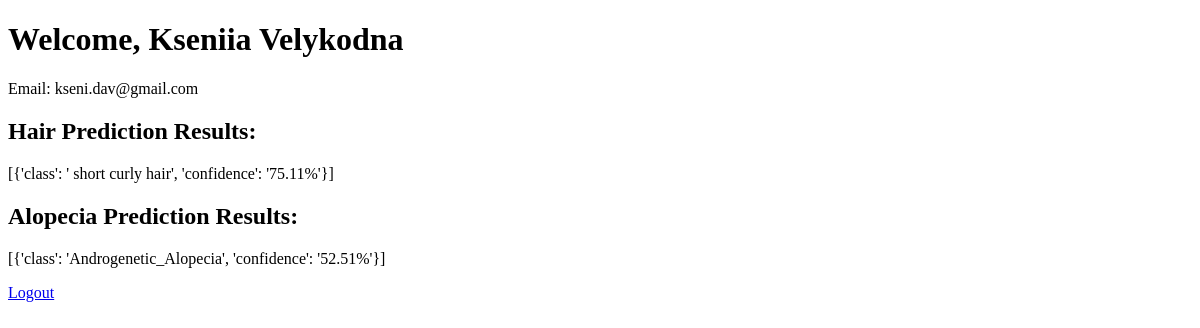
Page /account_page (signed in) on the earlier database version.
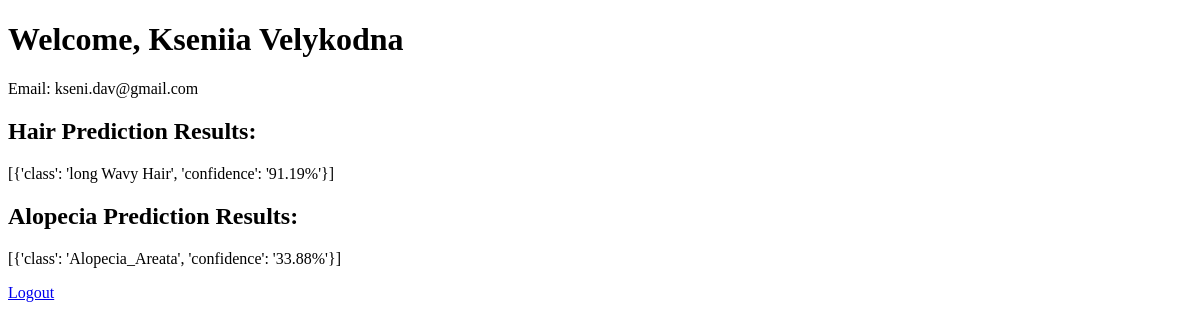
Same page on the later database version.
### app.py (models this page shows, shortened)
class User(db.Model):
    id = db.Column(db.Integer, primary_key=True)
    name = db.Column(db.String(100), nullable=False)
    email = db.Column(db.String(120), unique=True, nullable=False)
    password = db.Column(db.String(200), nullable=False)
    hair_type = db.Column(db.String(500), nullable=True, default=None)
    alopecia_type = db.Column(db.String(500), nullable=True, default=None)

### app.py (the view)
@app.route('/account_page')
def profile():
    if 'user_id' not in session:
        return "Unauthorized", 401  # Если нет пользователя в сессии
    user = User.query.get(session['user_id'])
    if not user:
        return "User not found", 404
    return render_template('account_page.html', user=user)

### templates/account_page.html (shortened to what this page needs)
<!DOCTYPE html>
<html lang="en">
  <head>
  </head>
  <body>
    <h1>Welcome, {{ user.name }}</h1>
    <p>Email: {{ user.email }}</p>
    {% if user.hair_type %}
    <h2>Hair Prediction Results:</h2>
    <p>{{ user.hair_type }}</p>
    {% else %}
    <p>No predictions available yet.</p>
    {% endif %} {% if user.alopecia_type %}
    <h2>Alopecia Prediction Results:</h2>
    <p>{{ user.alopecia_type }}</p>
    {% else %}
    <p>No predictions for alopecia available yet.</p>
    {% endif %}
    <a href="/sign_in">Logout</a>
  </body>
</html>

Differences in the rows shown:
changed User "Kseniia Velykodna": hair_type "[{'class': ' short curly hair', 'confidence': '75.11%'}]" → "[{'class': 'long Wavy Hair', 'confidence': '91.19%'}]"; alopecia_type "[{'class': 'Androgenetic_Alopecia', 'confidence': '52.51%'}]" → "[{'class': 'Alopecia_Areata', 'confidence': '33.88%'}]"
